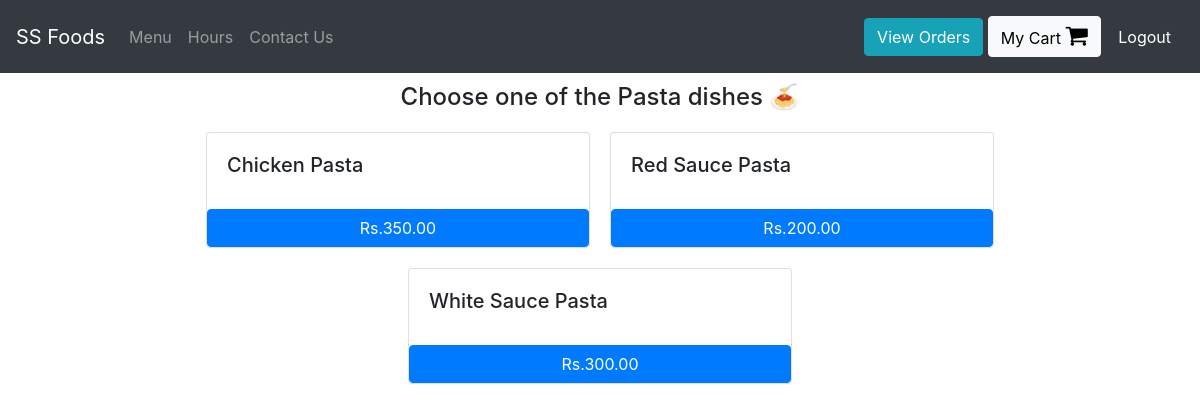
/Pasta (signed in), run on the app's committed database.
### orders/models.py (models this page shows)
class Pasta(models.Model):
    dish_name = models.CharField(max_length=200)
    price = models.DecimalField(max_digits=6, decimal_places=2)
    def __str__(self):
        return f"{self.dish_name}"

### orders/views.py (the view)
# urls.py: path("Pasta", views.pasta, name="pasta"),
def pasta(request):
    if request.user.is_authenticated:
        return render(request, "orders/pasta.html", context = {"dishes":Pasta.objects.all})
    else:
        return redirect("orders:login")

### orders/templates/orders/pasta.html
{% extends 'orders/header.html' %}
{% block content %}
    <div class="container">
      <h4 style="margin:10px; text-align:center;"> Choose one of the Pasta dishes &#x1f35d </h4>
      <div class="row justify-content-center">
        {% for dish in dishes %}
            <div class="card" id="regular_pizza_card" style="width: 24rem; margin:10px;">
              <div class="card-body">
                <h5 class="card-title" >{{dish}}</h5>
              </div>
              <button class="btn btn-primary" onclick="add_to_cart({item_description:'{{dish}}' , price:{{dish.price}} })">Rs.{{dish.price}}</button>
            </div>
        {% endfor %}
      </div>
    </div>
{% endblock %}

### data on the page
Pasta: dish_name "Chicken Pasta", price "350.00"
Pasta: dish_name "Red Sauce Pasta", price "200.00"
Pasta: dish_name "White Sauce Pasta", price "300.00"
